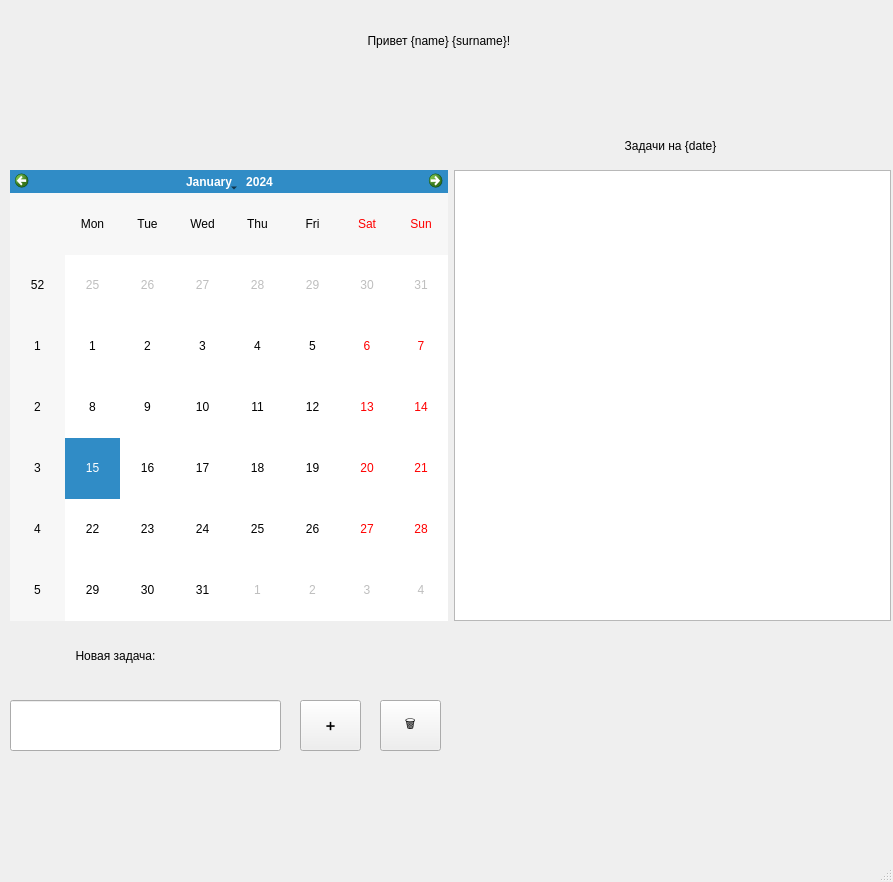
<?xml version="1.0" encoding="UTF-8"?>
<ui version="4.0">
 <class>MainWindow</class>
 <widget class="QMainWindow" name="MainWindow">
  <property name="geometry">
   <rect>
    <x>0</x>
    <y>0</y>
    <width>893</width>
    <height>882</height>
   </rect>
  </property>
  <property name="windowTitle">
   <string>MainWindow</string>
  </property>
  <widget class="QWidget" name="centralwidget">
   <widget class="QLabel" name="label">
    <property name="geometry">
     <rect>
      <x>10</x>
      <y>0</y>
      <width>861</width>
      <height>81</height>
     </rect>
    </property>
    <property name="text">
     <string>Привет {name} {surname}! </string>
    </property>
    <property name="alignment">
     <set>Qt::AlignCenter</set>
    </property>
   </widget>
   <widget class="QWidget" name="horizontalLayoutWidget">
    <property name="geometry">
     <rect>
      <x>10</x>
      <y>170</y>
      <width>881</width>
      <height>451</height>
     </rect>
    </property>
    <layout class="QHBoxLayout" name="horizontalLayout">
     <item>
      <widget class="QCalendarWidget" name="calendarWidget"/>
     </item>
     <item>
      <layout class="QVBoxLayout" name="listVLayout">
       <item>
        <widget class="QListWidget" name="listWidget"/>
       </item>
      </layout>
     </item>
    </layout>
   </widget>
   <widget class="QLineEdit" name="lineEdit">
    <property name="geometry">
     <rect>
      <x>10</x>
      <y>700</y>
      <width>271</width>
      <height>51</height>
     </rect>
    </property>
   </widget>
   <widget class="QPushButton" name="pushButton">
    <property name="geometry">
     <rect>
      <x>300</x>
      <y>700</y>
      <width>61</width>
      <height>51</height>
     </rect>
    </property>
    <property name="text">
     <string>➕</string>
    </property>
    <property name="iconSize">
     <size>
      <width>16</width>
      <height>16</height>
     </size>
    </property>
    <property name="checkable">
     <bool>false</bool>
    </property>
   </widget>
   <widget class="QLabel" name="label_2">
    <property name="geometry">
     <rect>
      <x>20</x>
      <y>630</y>
      <width>191</width>
      <height>51</height>
     </rect>
    </property>
    <property name="text">
     <string>Новая задача:</string>
    </property>
    <property name="alignment">
     <set>Qt::AlignCenter</set>
    </property>
   </widget>
   <widget class="QLabel" name="label_3">
    <property name="geometry">
     <rect>
      <x>460</x>
      <y>130</y>
      <width>421</width>
      <height>31</height>
     </rect>
    </property>
    <property name="text">
     <string>Задачи на {date}</string>
    </property>
    <property name="alignment">
     <set>Qt::AlignCenter</set>
    </property>
   </widget>
   <widget class="QPushButton" name="pushButton_2">
    <property name="geometry">
     <rect>
      <x>380</x>
      <y>700</y>
      <width>61</width>
      <height>51</height>
     </rect>
    </property>
    <property name="text">
     <string>🗑️</string>
    </property>
   </widget>
  </widget>
  <widget class="QMenuBar" name="menubar">
   <property name="geometry">
    <rect>
     <x>0</x>
     <y>0</y>
     <width>893</width>
     <height>23</height>
    </rect>
   </property>
  </widget>
  <widget class="QStatusBar" name="statusbar"/>
 </widget>
 <resources/>
 <connections/>
</ui>
